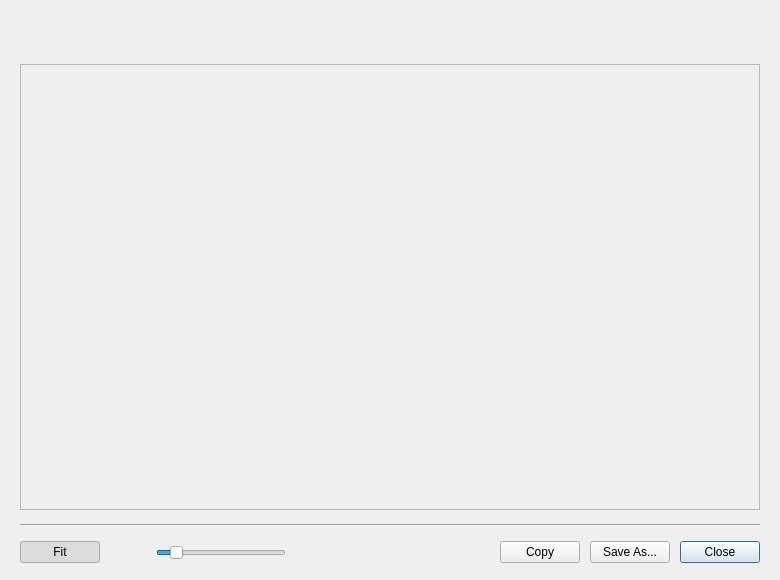
<?xml version="1.0" encoding="UTF-8"?>
<ui version="4.0">
 <class>ImageViewDialog</class>
 <widget class="QDialog" name="ImageViewDialog">
  <property name="geometry">
   <rect>
    <x>0</x>
    <y>0</y>
    <width>780</width>
    <height>580</height>
   </rect>
  </property>
  <property name="windowTitle">
   <string>View Image</string>
  </property>
  <layout class="QVBoxLayout" name="mainLayout">
   <property name="spacing">
    <number>14</number>
   </property>
   <property name="leftMargin">
    <number>20</number>
   </property>
   <property name="topMargin">
    <number>20</number>
   </property>
   <property name="rightMargin">
    <number>20</number>
   </property>
   <property name="bottomMargin">
    <number>16</number>
   </property>
   <item>
    <layout class="QHBoxLayout" name="headerLayout">
     <property name="spacing">
      <number>14</number>
     </property>
     <item>
      <widget class="FormatBadge" name="formatBadge" native="true"/>
     </item>
     <item>
      <layout class="QVBoxLayout" name="headerTextLayout">
       <property name="spacing">
        <number>2</number>
       </property>
       <item>
        <widget class="ElidedLabel" name="nameLabel">
         <property name="font">
          <font>
           <bold>true</bold>
          </font>
         </property>
        </widget>
       </item>
       <item>
        <widget class="ElidedLabel" name="infoLabel"/>
       </item>
      </layout>
     </item>
    </layout>
   </item>
   <item>
    <widget class="QScrollArea" name="scrollArea">
     <property name="frameShape">
      <enum>QFrame::StyledPanel</enum>
     </property>
     <property name="widgetResizable">
      <bool>true</bool>
     </property>
     <property name="alignment">
      <set>Qt::AlignCenter</set>
     </property>
     <widget class="ImageCanvas" name="imageCanvas">
      <property name="geometry">
       <rect>
        <x>0</x>
        <y>0</y>
        <width>618</width>
        <height>360</height>
       </rect>
      </property>
     </widget>
    </widget>
   </item>
   <item>
    <widget class="QFrame" name="footerSeparator">
     <property name="frameShape">
      <enum>QFrame::HLine</enum>
     </property>
     <property name="frameShadow">
      <enum>QFrame::Sunken</enum>
     </property>
    </widget>
   </item>
   <item>
    <layout class="QHBoxLayout" name="buttonLayout">
     <property name="spacing">
      <number>10</number>
     </property>
     <item>
      <widget class="ThemedPushButton" name="fitButton">
       <property name="text">
        <string>Fit</string>
       </property>
       <property name="checkable">
        <bool>true</bool>
       </property>
       <property name="checked">
        <bool>true</bool>
       </property>
       <property name="iconName" stdset="0">
        <string notr="true">fit</string>
       </property>
      </widget>
     </item>
     <item>
      <spacer name="zoomGap">
       <property name="orientation">
        <enum>Qt::Horizontal</enum>
       </property>
       <property name="sizeType">
        <enum>QSizePolicy::Fixed</enum>
       </property>
       <property name="sizeHint" stdset="0">
        <size>
         <width>12</width>
         <height>20</height>
        </size>
       </property>
      </spacer>
     </item>
     <item>
      <widget class="ThemedToolButton" name="zoomOutButton">
       <property name="toolTip">
        <string>Zoom out</string>
       </property>
       <property name="autoRaise">
        <bool>true</bool>
       </property>
       <property name="autoRepeat">
        <bool>true</bool>
       </property>
       <property name="squareIconOnly" stdset="0">
        <bool>true</bool>
       </property>
       <property name="iconName" stdset="0">
        <string notr="true">minus</string>
       </property>
      </widget>
     </item>
     <item>
      <widget class="QSlider" name="zoomSlider">
       <property name="minimumSize">
        <size>
         <width>130</width>
         <height>0</height>
        </size>
       </property>
       <property name="maximumSize">
        <size>
         <width>150</width>
         <height>16777215</height>
        </size>
       </property>
       <property name="orientation">
        <enum>Qt::Horizontal</enum>
       </property>
       <property name="minimum">
        <number>10</number>
       </property>
       <property name="maximum">
        <number>800</number>
       </property>
       <property name="value">
        <number>100</number>
       </property>
       <property name="singleStep">
        <number>5</number>
       </property>
       <property name="pageStep">
        <number>25</number>
       </property>
      </widget>
     </item>
     <item>
      <widget class="ThemedToolButton" name="zoomInButton">
       <property name="toolTip">
        <string>Zoom in</string>
       </property>
       <property name="autoRaise">
        <bool>true</bool>
       </property>
       <property name="autoRepeat">
        <bool>true</bool>
       </property>
       <property name="squareIconOnly" stdset="0">
        <bool>true</bool>
       </property>
       <property name="iconName" stdset="0">
        <string notr="true">plus</string>
       </property>
      </widget>
     </item>
     <item>
      <widget class="QLabel" name="zoomLabel">
       <property name="minimumSize">
        <size>
         <width>52</width>
         <height>0</height>
        </size>
       </property>
       <property name="alignment">
        <set>Qt::AlignRight|Qt::AlignVCenter</set>
       </property>
      </widget>
     </item>
     <item>
      <spacer name="buttonSpacer">
       <property name="orientation">
        <enum>Qt::Horizontal</enum>
       </property>
       <property name="sizeHint" stdset="0">
        <size>
         <width>40</width>
         <height>20</height>
        </size>
       </property>
      </spacer>
     </item>
     <item>
      <widget class="ThemedPushButton" name="copyButton">
       <property name="text">
        <string>Copy</string>
       </property>
       <property name="iconName" stdset="0">
        <string notr="true">copy</string>
       </property>
      </widget>
     </item>
     <item>
      <widget class="ThemedPushButton" name="saveButton">
       <property name="text">
        <string>Save As...</string>
       </property>
       <property name="iconName" stdset="0">
        <string notr="true">download</string>
       </property>
      </widget>
     </item>
     <item>
      <widget class="ColoredPushButton" name="closeButton">
       <property name="text">
        <string>Close</string>
       </property>
       <property name="default">
        <bool>true</bool>
       </property>
      </widget>
     </item>
    </layout>
   </item>
  </layout>
 </widget>
 <customwidgets>
  <customwidget>
   <class>ElidedLabel</class>
   <extends>QLabel</extends>
   <header>widgets/elidedlabel.h</header>
  </customwidget>
  <customwidget>
   <class>FormatBadge</class>
   <extends>QWidget</extends>
   <header>widgets/formatbadge.h</header>
   <container>1</container>
  </customwidget>
  <customwidget>
   <class>ImageCanvas</class>
   <extends>QWidget</extends>
   <header>widgets/imagecanvas.h</header>
   <container>1</container>
  </customwidget>
  <customwidget>
   <class>ThemedPushButton</class>
   <extends>QPushButton</extends>
   <header>widgets/themedpushbutton.h</header>
  </customwidget>
  <customwidget>
   <class>ThemedToolButton</class>
   <extends>QToolButton</extends>
   <header>widgets/themedtoolbutton.h</header>
  </customwidget>
  <customwidget>
   <class>ColoredPushButton</class>
   <extends>QPushButton</extends>
   <header>widgets/coloredpushbutton.h</header>
  </customwidget>
 </customwidgets>
 <resources/>
 <connections/>
</ui>
